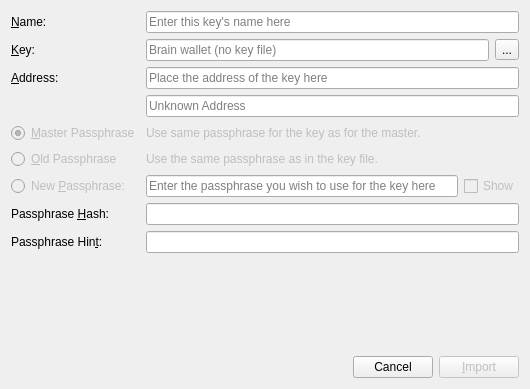
<?xml version="1.0" encoding="UTF-8"?>
<ui version="4.0">
 <class>ImportKey</class>
 <widget class="QDialog" name="ImportKey">
  <property name="geometry">
   <rect>
    <x>0</x>
    <y>0</y>
    <width>530</width>
    <height>389</height>
   </rect>
  </property>
  <property name="windowTitle">
   <string>Dialog</string>
  </property>
  <layout class="QVBoxLayout" name="verticalLayout">
   <item>
    <layout class="QGridLayout" name="gridLayout">
     <item row="10" column="2" colspan="3">
      <widget class="QLineEdit" name="passwordHash">
       <property name="readOnly">
        <bool>true</bool>
       </property>
      </widget>
     </item>
     <item row="8" column="3" colspan="2">
      <widget class="QCheckBox" name="showPassword">
       <property name="enabled">
        <bool>false</bool>
       </property>
       <property name="text">
        <string>Show</string>
       </property>
      </widget>
     </item>
     <item row="4" column="0" colspan="2">
      <widget class="QLabel" name="label_2">
       <property name="text">
        <string>&amp;Address:</string>
       </property>
       <property name="buddy">
        <cstring>address</cstring>
       </property>
      </widget>
     </item>
     <item row="3" column="4">
      <widget class="QToolButton" name="openKey">
       <property name="text">
        <string>...</string>
       </property>
      </widget>
     </item>
     <item row="8" column="0" colspan="2">
      <widget class="QRadioButton" name="newPassword">
       <property name="enabled">
        <bool>false</bool>
       </property>
       <property name="text">
        <string>New &amp;Passphrase:</string>
       </property>
       <attribute name="buttonGroup">
        <string notr="true">buttonGroup</string>
       </attribute>
      </widget>
     </item>
     <item row="4" column="2" colspan="3">
      <widget class="QLineEdit" name="address">
       <property name="placeholderText">
        <string>Place the address of the key here</string>
       </property>
      </widget>
     </item>
     <item row="2" column="0" colspan="2">
      <widget class="QLabel" name="label_4">
       <property name="text">
        <string>&amp;Name:</string>
       </property>
       <property name="buddy">
        <cstring>name</cstring>
       </property>
      </widget>
     </item>
     <item row="6" column="0" colspan="2">
      <widget class="QRadioButton" name="noPassword">
       <property name="enabled">
        <bool>false</bool>
       </property>
       <property name="text">
        <string>&amp;Master Passphrase</string>
       </property>
       <property name="checked">
        <bool>true</bool>
       </property>
       <attribute name="buttonGroup">
        <string notr="true">buttonGroup</string>
       </attribute>
      </widget>
     </item>
     <item row="11" column="2" colspan="3">
      <widget class="QLineEdit" name="hint"/>
     </item>
     <item row="7" column="0" colspan="2">
      <widget class="QRadioButton" name="oldPassword">
       <property name="enabled">
        <bool>false</bool>
       </property>
       <property name="text">
        <string>&amp;Old Passphrase</string>
       </property>
       <attribute name="buttonGroup">
        <string notr="true">buttonGroup</string>
       </attribute>
      </widget>
     </item>
     <item row="8" column="2">
      <widget class="QLineEdit" name="password">
       <property name="placeholderText">
        <string>Enter the passphrase you wish to use for the key here</string>
       </property>
      </widget>
     </item>
     <item row="2" column="2" colspan="3">
      <widget class="QLineEdit" name="name">
       <property name="placeholderText">
        <string>Enter this key's name here</string>
       </property>
      </widget>
     </item>
     <item row="10" column="0" colspan="2">
      <widget class="QLabel" name="label_3">
       <property name="text">
        <string>Passphrase &amp;Hash:</string>
       </property>
       <property name="buddy">
        <cstring>passwordHash</cstring>
       </property>
      </widget>
     </item>
     <item row="11" column="0" colspan="2">
      <widget class="QLabel" name="label_5">
       <property name="text">
        <string>Passphrase Hin&amp;t:</string>
       </property>
       <property name="buddy">
        <cstring>hint</cstring>
       </property>
      </widget>
     </item>
     <item row="6" column="2" colspan="3">
      <widget class="QLabel" name="masterLabel">
       <property name="enabled">
        <bool>false</bool>
       </property>
       <property name="text">
        <string>Use same passphrase for the key as for the master.</string>
       </property>
       <property name="wordWrap">
        <bool>false</bool>
       </property>
      </widget>
     </item>
     <item row="3" column="2" colspan="2">
      <widget class="QLineEdit" name="key">
       <property name="placeholderText">
        <string>Brain wallet (no key file)</string>
       </property>
       <property name="clearButtonEnabled">
        <bool>true</bool>
       </property>
      </widget>
     </item>
     <item row="3" column="0" colspan="2">
      <widget class="QLabel" name="label">
       <property name="text">
        <string>&amp;Key:</string>
       </property>
       <property name="buddy">
        <cstring>key</cstring>
       </property>
      </widget>
     </item>
     <item row="7" column="2" colspan="3">
      <widget class="QLabel" name="oldLabel">
       <property name="enabled">
        <bool>false</bool>
       </property>
       <property name="text">
        <string>Use the same passphrase as in the key file.</string>
       </property>
      </widget>
     </item>
     <item row="5" column="2" colspan="3">
      <widget class="QLineEdit" name="addressOut">
       <property name="readOnly">
        <bool>true</bool>
       </property>
       <property name="placeholderText">
        <string>Unknown Address</string>
       </property>
      </widget>
     </item>
    </layout>
   </item>
   <item>
    <spacer name="verticalSpacer">
     <property name="orientation">
      <enum>Qt::Vertical</enum>
     </property>
     <property name="sizeHint" stdset="0">
      <size>
       <width>20</width>
       <height>5</height>
      </size>
     </property>
    </spacer>
   </item>
   <item>
    <layout class="QHBoxLayout" name="horizontalLayout">
     <item>
      <widget class="QLabel" name="action">
       <property name="text">
        <string/>
       </property>
      </widget>
     </item>
     <item>
      <spacer name="horizontalSpacer">
       <property name="orientation">
        <enum>Qt::Horizontal</enum>
       </property>
       <property name="sizeHint" stdset="0">
        <size>
         <width>40</width>
         <height>20</height>
        </size>
       </property>
      </spacer>
     </item>
     <item>
      <widget class="QPushButton" name="cancel">
       <property name="text">
        <string>Cancel</string>
       </property>
       <property name="shortcut">
        <string>Esc</string>
       </property>
      </widget>
     </item>
     <item>
      <widget class="QPushButton" name="import_2">
       <property name="enabled">
        <bool>false</bool>
       </property>
       <property name="text">
        <string>&amp;Import</string>
       </property>
       <property name="default">
        <bool>true</bool>
       </property>
      </widget>
     </item>
    </layout>
   </item>
  </layout>
 </widget>
 <tabstops>
  <tabstop>name</tabstop>
  <tabstop>key</tabstop>
  <tabstop>openKey</tabstop>
  <tabstop>address</tabstop>
  <tabstop>addressOut</tabstop>
  <tabstop>noPassword</tabstop>
  <tabstop>oldPassword</tabstop>
  <tabstop>newPassword</tabstop>
  <tabstop>password</tabstop>
  <tabstop>showPassword</tabstop>
  <tabstop>passwordHash</tabstop>
  <tabstop>hint</tabstop>
  <tabstop>cancel</tabstop>
  <tabstop>import_2</tabstop>
 </tabstops>
 <resources/>
 <connections>
  <connection>
   <sender>import_2</sender>
   <signal>clicked()</signal>
   <receiver>ImportKey</receiver>
   <slot>accept()</slot>
   <hints>
    <hint type="sourcelabel">
     <x>519</x>
     <y>378</y>
    </hint>
    <hint type="destinationlabel">
     <x>449</x>
     <y>388</y>
    </hint>
   </hints>
  </connection>
  <connection>
   <sender>cancel</sender>
   <signal>clicked()</signal>
   <receiver>ImportKey</receiver>
   <slot>reject()</slot>
   <hints>
    <hint type="sourcelabel">
     <x>433</x>
     <y>378</y>
    </hint>
    <hint type="destinationlabel">
     <x>351</x>
     <y>388</y>
    </hint>
   </hints>
  </connection>
  <connection>
   <sender>newPassword</sender>
   <signal>pressed()</signal>
   <receiver>password</receiver>
   <slot>setFocus()</slot>
   <hints>
    <hint type="sourcelabel">
     <x>80</x>
     <y>211</y>
    </hint>
    <hint type="destinationlabel">
     <x>185</x>
     <y>215</y>
    </hint>
   </hints>
  </connection>
 </connections>
 <buttongroups>
  <buttongroup name="buttonGroup"/>
 </buttongroups>
</ui>
